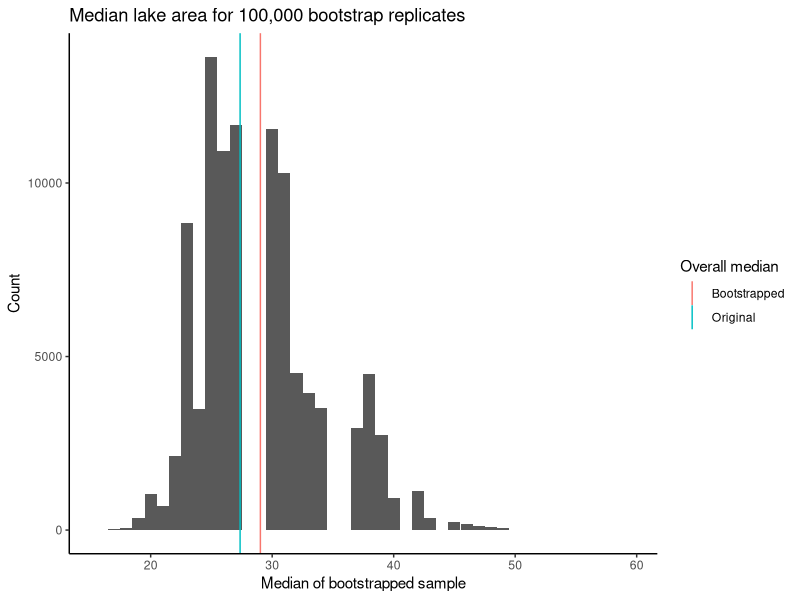

Source code (R):
## ---- chunk 1
library(boot)
library(ggplot2)
library(plyr)
library(reshape2)
## ---- chunk 2
# Read input data --------------------------------------------------------------
data <- read.table("emap.build08.txt", header = TRUE)
data <- data[ , !(names(data) %in% c("LAT", "LON"))]
# # Log varaibles ----------------------------------------------------------------
# vars_to_log <- c("LK.HA", "POPDENKM", "TOT.RD")
# data[vars_to_log] <- lapply(data[vars_to_log], function(x) log(x + 1))
# names(data) <- ifelse(names(data) %in% vars_to_log,
#                       paste("LOG", names(data), sep = "."), 
#                       names(data))
## ---- chunk 3
count <- 100000
get_median <- function(data, index) median(data[index])
boot_info <- boot(data$LK.HA, get_median, count)
boot_info
original_median <- median(data$LK.HA)
boot_median <- mean(boot_info$t)
boot_bias <- boot_median - original_median
## ---- chunk 4
graph_data <- data.frame(median = boot_info$t)
vline_data <- data.frame(label = c("Original", "Bootstrapped"),
                         value = c(original_median, boot_median))
ggplot(graph_data, aes(x = median)) +
  geom_histogram(binwidth = 1) +
  geom_vline(data = vline_data,
             aes(xintercept = value, color = label),
             show_guide = TRUE) +
  labs(title = "Median lake area for 100,000 bootstrap replicates", 
       x = "Median of bootstrapped sample", 
       y = "Count", 
       color = "Overall median") +
  theme_classic()
## ---- chunk 5
boot.ci(boot_info, type = c("perc", "bca"))
## ---- chunk 6
log_lake_area <- log(data$LK.HA + 1)
error <- qnorm(0.975)*sd(log_lake_area)/sqrt(length(log_lake_area))
ci <-  c(mean(log_lake_area) - error, mean(log_lake_area) + error)
exp(1)^ci - 1
